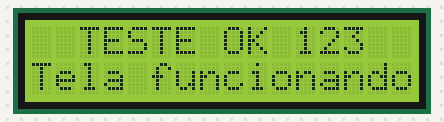
Simulated run of this sketch. Board: Arduino Uno, built with avr-gcc and run on an emulated ATmega328P. Parts: 16×2 character LCD.

Above: at 0.1 s.
At 5.7 s:
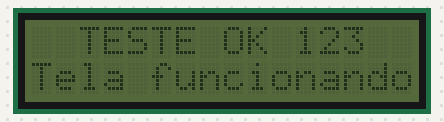
At 14.23 s:
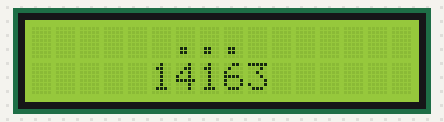
At 22.76 s:
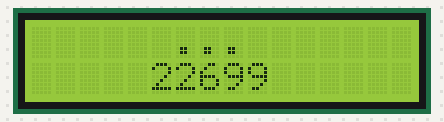
At 31.3 s:
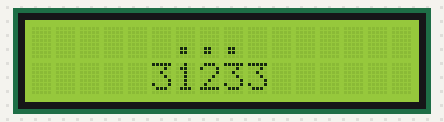
At 39.83 s:
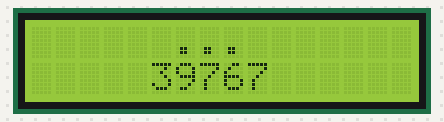

The sketch:

Display.ino
```cpp
#include <LiquidCrystal_I2C.h>
LiquidCrystal_I2C lcd(0x27,2,1,0,4,5,6,7,3, POSITIVE);

void setup() {
  lcd.begin(16, 2);
  lcd.setBacklight(HIGH);
  Display("TESTE OK 123", "Tela funcionando");
  delay(1000);
  Blink_for_five();
}

void loop() {
  Display("...", String(millis()));
  delay(100);
}


void Display(String strU, String strL){
  lcd.clear();
  lcd.setCursor(floor((16-strU.length())/2), 0);
  lcd.print(strU);
  lcd.setCursor(floor((16-strL.length())/2), 1);
  lcd.print(strL);
}

void Blink_for_five(){
  for(int i=0; i<10; i++){
    lcd.setBacklight(LOW);
    delay(250);
    lcd.setBacklight(HIGH);
    delay(250);
  }
}
```
